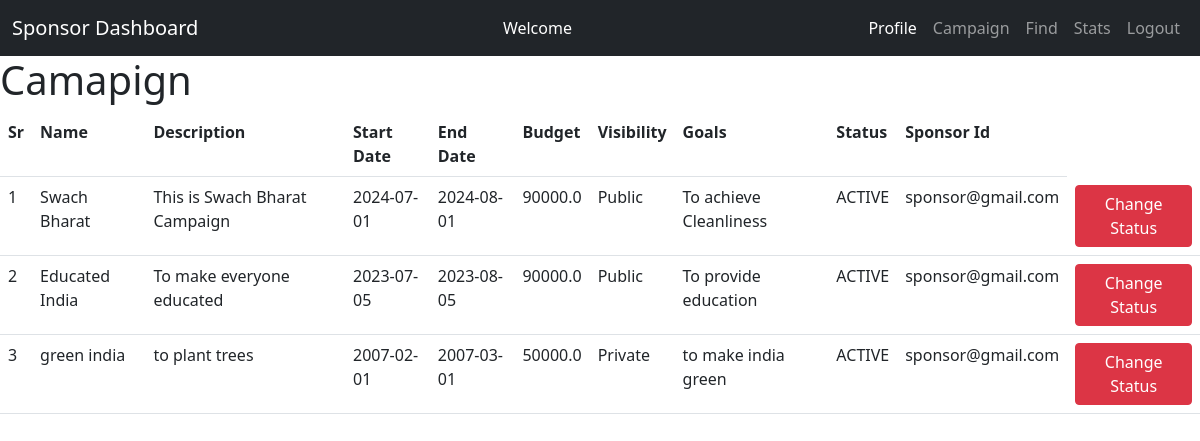
Before: /sponsor/campaign/table with the older database file.
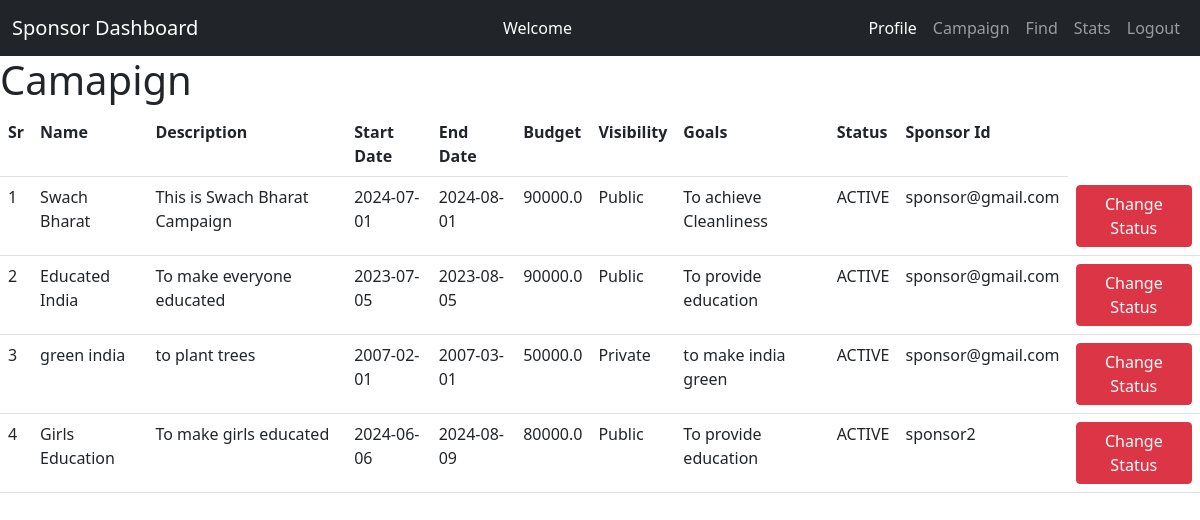
After: the same page with the newer database file.
### models/model.py (models this page shows, shortened)
class Campaign(db.Model):
  __tablename__ = 'campaigns'
  campaign_id = db.Column(db.Integer, autoincrement=True, primary_key=True)
  name = db.Column(db.String(200), nullable=False)
  description = db.Column(db.String(200), nullable=False)
  start_date = db.Column(db.String(200), nullable=False)
  end_date = db.Column(db.String(200), nullable=False)
  budget = db.Column(db.Float, nullable=False)
  visibility = db.Column(db.String(200), nullable=False)
  goals = db.Column(db.String(200), nullable=False)
  status = db.Column(db.String(200), nullable=False)#active or inactive
  sponsor_id = db.Column(db.String(200),
                         db.ForeignKey("sponsors.sponsor_id"),
                         nullable=False)
  adrequests=db.relationship("AdRequest", backref="campaign",lazy=True)
  create_date = db.Column(db.DateTime, default=datetime.now(timezone.utc))
  expiry=db.Column(db.String(100),nullable=False)# campaign expiry date

### controllers/sponsor.py (the view)
@app.route('/sponsor/campaign/table')
def show_sponsor_details():
  campaigns = Campaign.query.all()
  return render_template('/sponsor/sponsor_campaign_table.html',
                         campaigns=campaigns)

### templates/sponsor/sponsor_campaign_table.html (shortened to what this page needs)
{% extends '/sponsor/sponsor_dashboard.html' %}
{% block content %}
<div >
  {% if campaigns %}
   <h1>Camapign</h1>
   <table class='table table-responsive'>
     <tr>
       <th>Sr</th>
       <th>Name</th>
       <th>Description</th>
       <th>Start Date</th>
       <th>End Date</th>
       <th>Budget</th>
       <th>Visibility</th>
       <th>Goals</th>
       <th>Status</th>
       <th>Sponsor Id</th>
     </tr>
     {% for campaign in campaigns %}
     <tr>
       <td>{{loop.index}}</td>
       <td>{{ campaign.name }}</td>
     <td>{{ campaign.description }}</td>
       <td>{{ campaign.start_date }}</td>
       <td>{{ campaign.end_date }}</td>
       <td>{{ campaign.budget }}</td>
       <td>{{campaign.visibility}}</td>
       <td>{{campaign.goals}}</td>
       <td>{{campaign.status}}</td>
       <td>{{campaign.sponsor_id}}</td>
       <td><a type="button" href='/admin/campaign/flag/{{campaign.campaign_id}}' class="btn btn-danger">Change Status</a></td>
     </tr>
     {% endfor %}
   </table>
   {% endif %}
</div>
{% endblock %}

Changed rows visible on the page:
added Campaign: name "Girls Education", description "To make girls educated", start_date "2024-06-06", end_date "2024-08-09", budget "80000.0", visibility "Public", goals "To provide education", status "ACTIVE", sponsor_id "sponsor2"
